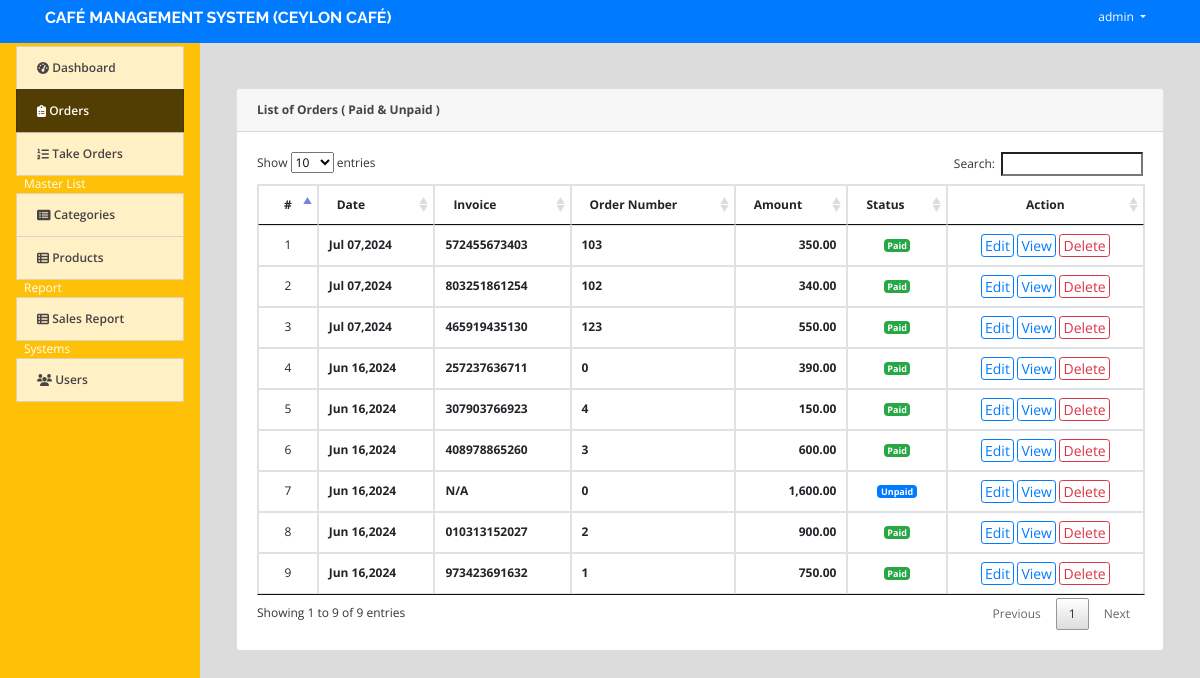
The page /index.php?page=orders (signed in) on the database its author committed.
### tables this page shows
CREATE TABLE `orders` (
  `id` int(11) NOT NULL,
  `ref_no` varchar(50) NOT NULL,
  `total_amount` float NOT NULL,
  `amount_tendered` float NOT NULL,
  `order_number` int(30) NOT NULL,
  `date_created` datetime NOT NULL DEFAULT current_timestamp()
);

### orders.php (the view, shortened to what this page needs)
<?php include('db_connect.php');?>
<div class="container-fluid">
	<div class="col-lg-12">
		<div class="row">
			<div class="col-md-12">
				<div class="card">
					<div class="card-header">
						<b>List of Orders ( Paid & Unpaid ) </b>
					</div>
					<div class="card-body">
						<table class="table table-condensed table-bordered table-hover">
							<thead>
								<tr>
									<th class="text-center">#</th>
									<th class="">Date</th>
									<th class="">Invoice</th>
									<th class="">Order Number</th>
									<th class="">Amount</th>
									<th class="">Status</th>
									<th class="text-center">Action</th>
								</tr>
							</thead>
							<tbody>
								<?php
								$i = 1;
								$order = $conn->query("SELECT * FROM orders order by unix_timestamp(date_created) desc ");
								while($row=$order->fetch_assoc()):
								?>
								<tr>
									<td class="text-center"><?php echo $i++ ?></td>
									<td>
										<p> <b><?php echo date("M d,Y",strtotime($row['date_created'])) ?></b></p>
									</td>
									<td>
										<p> <b><?php echo $row['amount_tendered'] > 0 ? $row['ref_no'] : 'N/A' ?></b></p>
									</td>
									<td>
										<p> <b><?php echo $row['order_number'] ?></b></p>
									</td>
									<td>
										<p class="text-right"> <b><?php echo number_format($row['total_amount'],2) ?></b></p>
									</td>
									<td class="text-center">
										<?php if($row['amount_tendered'] > 0): ?>
											<span class="badge badge-success">Paid</span>
										<?php else: ?>
											<span class="badge badge-primary">Unpaid</span>
										<?php endif; ?>
									</td>
									<td class="text-center">
										<button class="btn btn-sm btn-outline-primary " type="button" onclick="location.href='billing/index.php?id=<?php echo $row['id'] ?>'" data-id="<?php echo $row['id'] ?>" >Edit</button>
										<button class="btn btn-sm btn-outline-primary view_order" type="button" data-id="<?php echo $row['id'] ?>">View</button>
										<button class="btn btn-sm btn-outline-danger delete_order" type="button" data-id="<?php echo $row['id'] ?>">Delete</button>
									</td>
								</tr>
								<?php endwhile; ?>
							</tbody>
						</table>
					</div>
				</div>
			</div>
		</div>
	</div>
</div>

### index.php (shortened to what this page needs)
<!DOCTYPE html>
<html lang="en">
<head>
<?php
 include('./header.php');
 ?>
</head>
<body>
	<?php include 'topbar.php' ?>
	<?php include 'navbar.php' ?>
  <main id="view-panel" >
      <?php $page = isset($_GET['page']) ? $_GET['page'] :'home'; ?>
  	<?php include $page.'.php' ?>
  </main>
</body>
</html>

### header.php (shortened to what this page needs)
  <link rel="stylesheet" href="assets/font-awesome/css/all.min.css">
<link href="assets/vendor/bootstrap/css/bootstrap.min.css" rel="stylesheet">
<link href="assets/vendor/icofont/icofont.min.css" rel="stylesheet">
<link href="assets/vendor/boxicons/css/boxicons.min.css" rel="stylesheet">
<link href="assets/vendor/venobox/venobox.css" rel="stylesheet">
<link href="assets/vendor/animate.css/animate.min.css" rel="stylesheet">
<link href="assets/vendor/remixicon/remixicon.css" rel="stylesheet">
<link href="assets/vendor/owl.carousel/assets/owl.carousel.min.css" rel="stylesheet">
<link href="assets/vendor/bootstrap-datepicker/css/bootstrap-datepicker.min.css" rel="stylesheet">
<link href="assets/DataTables/datatables.min.css" rel="stylesheet">
<link href="assets/css/jquery.datetimepicker.min.css" rel="stylesheet">
<link href="assets/css/select2.min.css" rel="stylesheet">
<link href="assets/css/style.css" rel="stylesheet">
<link type="text/css" rel="stylesheet" href="assets/css/jquery-te-1.4.0.css">

### topbar.php (shortened to what this page needs)
<nav class="navbar navbar-light fixed-top bg-primary" style="padding:0">
  <div class="container-fluid mt-2 mb-2">
  	<div class="col-lg-12">
      <div class="col-md-4 float-left text-white">
        <h6><b><?php echo isset($_SESSION['system']['name']) ? $_SESSION['system']['name'] : '' ?></b></h6>
      </div>
	  	<div class="float-right">
        <div class=" dropdown mr-4">
            <a href="#" class="text-white dropdown-toggle"  id="account_settings" data-toggle="dropdown" aria-haspopup="true" aria-expanded="false"><?php echo $_SESSION['login_name'] ?> </a>
        </div>
      </div>
  </div>
</nav>

### navbar.php (shortened to what this page needs)
<nav id="sidebar" class='mx-lt-5 bg-warning p-3' >
		<div class="sidebar-list">
				<a href="index.php?page=home" class="nav-item nav-home"><span class='icon-field'><i class="fa fa-tachometer-alt "></i></span> Dashboard</a>
				<a href="index.php?page=orders" class="nav-item nav-orders"><span class='icon-field'><i class="fa fa-clipboard-list "></i></span> Orders</a>
				<a href="billing/index.php" class="nav-item nav-takeorders"><span class='icon-field'><i class="fa fa-list-ol "></i></span> Take Orders</a>
				<?php if($_SESSION['login_type'] == 1): ?>
				<div class="mx-2 text-white">Master List</div>
				<a href="index.php?page=categories" class="nav-item nav-categories"><span class='icon-field'><i class="fa fa-list-alt "></i></span> Categories</a>
				<a href="index.php?page=products" class="nav-item nav-products"><span class='icon-field'><i class="fa fa-th-list "></i></span> Products</a>
				<?php endif; ?>
				<div class="mx-2 text-white">Report</div>
				<a href="index.php?page=sales_report" class="nav-item nav-sales_report"><span class='icon-field'><i class="fa fa-th-list"></i></span> Sales Report</a>
				<?php if($_SESSION['login_type'] == 1): ?>
				<div class="mx-2 text-white">Systems</div>
				<a href="index.php?page=users" class="nav-item nav-users"><span class='icon-field'><i class="fa fa-users "></i></span> Users</a>
			<?php endif; ?>
		</div>
</nav>

### assets/css/style.css (style rules this page uses)
body { font-family: "Open Sans", sans-serif; color: #444444; width: 100%; height: calc(100%); font-size: 12px; }
a { color: #1977cc; }
h1, h2, h3, h4, h5, h6 { font-family: "Raleway", sans-serif; }
nav#sidebar { height: calc(100%); position: fixed; z-index: 99; left: 0; width: 200px; font-size: 12px; top: 2.5em; }
a.nav-item { position: relative; display: block; padding: .75rem 1.25rem; margin-bottom: -1px; border: 1px solid rgba(0,0,0,.125); background-color: #ffffffc4; color: #484343; font-weight: 600; }
a.nav-item:hover, .nav-item.active { background-color: #000000ad; color: #fffafa; }
main#view-panel { margin-left: 200px; width:calc(100% - 200px); margin-top: 2.8em; padding: .5em }
.btn-sm { padding: .0001rem .2rem; }

### index.php (style rules this page uses)
body { background: #80808045; }

### orders.php (style rules this page uses)
td { vertical-align: middle !important; }
td p { margin: unset }

### rows shown on the page
orders: date_created "Jul 07,2024", ref_no "572455673403", order_number "103", total_amount "350.00", amount_tendered "Paid"
orders: date_created "Jul 07,2024", ref_no "803251861254", order_number "102", total_amount "340.00", amount_tendered "Paid"
orders: date_created "Jul 07,2024", ref_no "465919435130", order_number "123", total_amount "550.00", amount_tendered "Paid"
orders: date_created "Jun 16,2024", ref_no "257237636711", order_number "0", total_amount "390.00", amount_tendered "Paid"
orders: date_created "Jun 16,2024", ref_no "307903766923", order_number "4", total_amount "150.00", amount_tendered "Paid"
orders: date_created "Jun 16,2024", ref_no "408978865260", order_number "3", total_amount "600.00", amount_tendered "Paid"
orders: date_created "Jun 16,2024", amount_tendered "N/A", order_number "0", total_amount "1,600.00"
orders: date_created "Jun 16,2024", ref_no "010313152027", order_number "2", total_amount "900.00", amount_tendered "Paid"
orders: date_created "Jun 16,2024", ref_no "973423691632", order_number "1", total_amount "750.00", amount_tendered "Paid"

### other values the page prints
$_SESSION['system']['name'] "CAFÉ MANAGEMENT SYSTEM (CEYLON CAFÉ)"
$_SESSION['login_name'] "admin"
